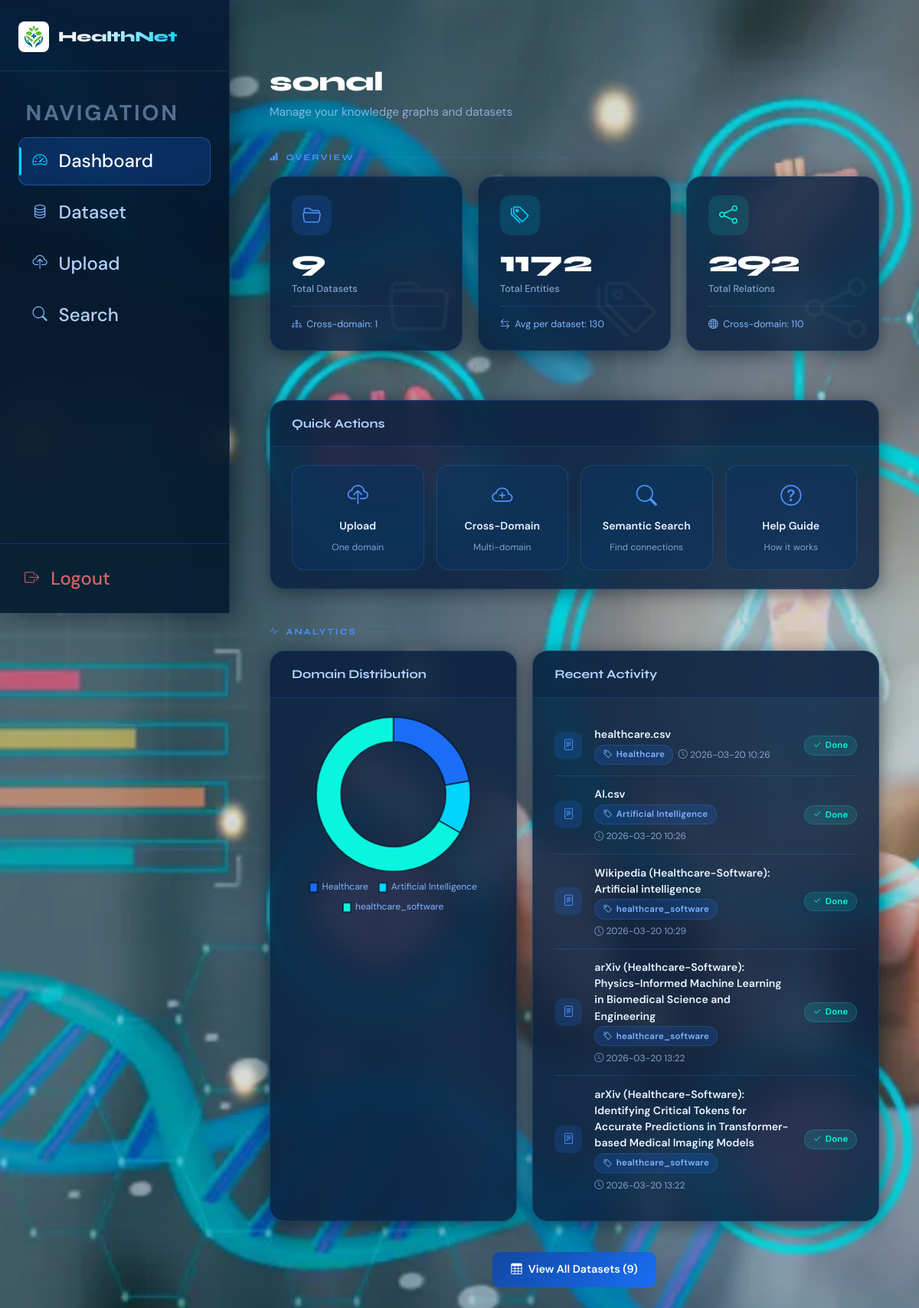
/dashboard (signed in), run on the app's committed database.
### app.py (models this page shows, shortened)
class User(UserMixin, db.Model):
    __tablename__ = 'users'
    id = db.Column(db.Integer, primary_key=True)
    username = db.Column(db.String(80), unique=True, nullable=False)
    email = db.Column(db.String(120), unique=True, nullable=False)
    password_hash = db.Column(db.String(200), nullable=False)
    is_admin = db.Column(db.Boolean, default=False)
    created_at = db.Column(db.DateTime, default=datetime.utcnow)
    datasets = db.relationship('Dataset', backref='user', lazy=True, cascade='all, delete-orphan')

class Dataset(db.Model):
    __tablename__ = 'datasets'
    id = db.Column(db.Integer, primary_key=True)
    name = db.Column(db.String(200), nullable=False)
    domain = db.Column(db.String(50), nullable=False)
    filename = db.Column(db.String(200), nullable=False)
    user_id = db.Column(db.Integer, db.ForeignKey('users.id'), nullable=False)
    uploaded_at = db.Column(db.DateTime, default=datetime.utcnow)
    processed = db.Column(db.Boolean, default=False)
    source_type = db.Column(db.String(50), default='upload')  # 'upload', 'wikipedia', 'arxiv'
    source_url = db.Column(db.String(500), nullable=True)  # Original source URL
    entities = db.relationship('Entity', backref='dataset', lazy=True, cascade='all, delete-orphan')
    relations = db.relationship('Relation', backref='dataset', lazy=True, cascade='all, delete-orphan')

### app.py (the view)
@app.route('/dashboard')
@login_required
def dashboard():
    datasets = Dataset.query.filter_by(user_id=current_user.id).all()
    cross_domain_datasets = 0
    cross_domain_relations = 0
    for dataset in datasets:
        if any(r.relation_type in ['same_as', 'related_to'] for r in dataset.relations):
            cross_domain_datasets += 1
    cross_domain_relations = Relation.query.filter(
        Relation.dataset_id.in_([d.id for d in datasets]),
        Relation.relation_type.in_(['same_as', 'related_to', 'works_for', 'employs', 'lives_in', 'located_in'])
    ).count()
    wikipedia_datasets = sum(1 for d in datasets if d.source_type == 'wikipedia')
    arxiv_datasets = sum(1 for d in datasets if d.source_type == 'arxiv')
    stats = {
        'total_datasets': len(datasets),
        'total_entities': Entity.query.join(Dataset).filter(Dataset.user_id == current_user.id).count(),
        'total_relations': Relation.query.join(Dataset).filter(Dataset.user_id == current_user.id).count(),
        'cross_domain_datasets': cross_domain_datasets,
        'cross_domain_relations': cross_domain_relations,
        'wikipedia_datasets': wikipedia_datasets,
        'arxiv_datasets': arxiv_datasets
    }
    return render_template('dashboard.html', datasets=datasets, stats=stats)

### app.py (called while the page is built)
@login_manager.user_loader
def load_user(user_id):
    return User.query.get(int(user_id))

### templates/dashboard.html (shortened to what this page needs)
{% extends "base.html" %}
{% block content %}
<div class="dashboard-wrapper">
  <div class="dashboard-header">
    <h2>{{ current_user.username }}</h2>
    <p>Manage your knowledge graphs and datasets</p>
  </div>
  <div class="section-label"><i class="bi bi-bar-chart-fill"></i> Overview</div>
  <div class="stats-grid">
    <div class="stat-card blue">
      <i class="bi bi-folder stat-bg-icon"></i>
      <div class="stat-icon"><i class="bi bi-folder2-open"></i></div>
      <div class="stat-value">{{ stats.total_datasets }}</div>
      <div class="stat-label">Total Datasets</div>
      <div class="stat-sub">
        <i class="bi bi-diagram-3"></i> Cross-domain: {{ stats.cross_domain_datasets|default(0) }}
      </div>
    </div>
    <div class="stat-card teal">
      <i class="bi bi-tags stat-bg-icon"></i>
      <div class="stat-icon"><i class="bi bi-tags"></i></div>
      <div class="stat-value">{{ stats.total_entities }}</div>
      <div class="stat-label">Total Entities</div>
      <div class="stat-sub">
        <i class="bi bi-arrow-left-right"></i> Avg per dataset:
        {{ (stats.total_entities / stats.total_datasets)|round|int if stats.total_datasets > 0 else 0 }}
      </div>
    </div>
    <div class="stat-card green">
      <i class="bi bi-share stat-bg-icon"></i>
      <div class="stat-icon"><i class="bi bi-share"></i></div>
      <div class="stat-value">{{ stats.total_relations }}</div>
      <div class="stat-label">Total Relations</div>
      <div class="stat-sub">
        <i class="bi bi-globe"></i> Cross-domain: {{ stats.cross_domain_relations|default(0) }}
      </div>
    </div>
  </div>
  <br class="row-2col" style="animation: fadeSlideUp .65s ease .15s both;">
    <div class="glass-card">
      <div class="card-head"><h5>Quick Actions</h5></div>
      <div class="card-body-inner">
        <div class="quick-actions-grid">
          <a href="{{ url_for('upload') }}" class="action-btn">
            <i class="bi bi-cloud-upload"></i>
            <span>Upload</span>
            <small>One domain</small>
          </a>
          <a href="{{ url_for('upload_multi') }}" class="action-btn">
            <i class="bi bi-cloud-plus"></i>
            <span>Cross-Domain</span>
            <small>Multi-domain</small>
          </a>
          <a href="{{ url_for('search') }}" class="action-btn">
            <i class="bi bi-search"></i>
            <span>Semantic Search</span>
            <small>Find connections</small>
          </a>
          <a href="#" class="action-btn" data-bs-toggle="modal" data-bs-target="#helpModal">
            <i class="bi bi-question-circle"></i>
            <span>Help Guide</span>
            <small>How it works</small>
          </a>
        </div>
      </div>
    </div>
    <br></br>
  <div class="section-label"><i class="bi bi-activity"></i> Analytics</div>
  <div class="chart-row">
    <div class="glass-card">
      <div class="card-head"><h5>Domain Distribution</h5></div>
      <div class="card-body-inner">
        <canvas id="domainChart" height="220"></canvas>
      </div>
    </div>
    <div class="glass-card">
      <div class="card-head"><h5>Recent Activity</h5></div>
      <div class="card-body-inner">
        {% for dataset in datasets[:5] %}
        <div class="timeline-item">
          <div class="timeline-dot"><i class="bi bi-file-text"></i></div>
          <div style="flex:1; min-width:0;">
            <div class="timeline-name">{{ dataset.name }}</div>
            <div class="timeline-meta">
              <span class="pill pill-blue"><i class="bi bi-tag"></i>{{ dataset.domain }}</span>
              <span><i class="bi bi-clock"></i> {{ dataset.uploaded_at.strftime('%Y-%m-%d %H:%M') }}</span>
            </div>
          </div>
          {% if dataset.processed %}
          <span class="pill pill-teal"><i class="bi bi-check2"></i> Done</span>
          {% else %}
          <span class="processing-pulse"><div class="dot-pulse"></div> Processing</span>
          {% endif %}
        </div>
        {% endfor %}
      </div>
    </div>
  </div>
  <div class="datasets-link-container">
    <a href="{{ url_for('datasets') }}" class="view-all-btn">
      <i class="bi bi-table"></i> View All Datasets ({{ datasets|length }})
    </a>
  </div>
</div>
{% endblock %}
{% block extra_js %}
<script>
document.addEventListener('DOMContentLoaded', function () {
  const domains = {};
  {% for dataset in datasets %}
    domains['{{ dataset.domain }}'] = (domains['{{ dataset.domain }}'] || 0) + 1;
  {% endfor %}
  const ctx = document.getElementById('domainChart').getContext('2d');
  new Chart(ctx, {
    type: 'doughnut',
    data: {
      labels: Object.keys(domains),
      datasets: [{
        data: Object.values(domains),
        backgroundColor: [
          '#1a6ef5','#00d4ff','#0af5e0','#4d93ff',
          '#0a4fb5','#80b4ff','#055db0','#b3d2ff'
        ],
        borderColor: 'rgba(2,11,26,.6)',
        borderWidth: 2,
        hoverOffset: 6
      }]
    },
    options: {
      responsive: true,
      cutout: '68%',
      plugins: {
        legend: {
          position: 'bottom',
          labels: {
            color: '#80b4ff',
            font: { family: "'DM Sans', sans-serif", size: 12 },
            boxWidth: 10,
            padding: 14
          }
        }
      }
    }
  });
});
setInterval(function () {
  if (document.querySelectorAll('.processing-pulse').length > 0) location.reload();
}, 5000);
</script>
{% endblock %}

### templates/base.html (shortened to what this page needs)
<!DOCTYPE html>
<html lang="en">
<head>
    <link href="https://cdn.jsdelivr.net/npm/bootstrap@5.3.0/dist/css/bootstrap.min.css" rel="stylesheet">
    <link rel="stylesheet" href="https://cdn.jsdelivr.net/npm/bootstrap-icons@1.11.0/font/bootstrap-icons.css">
    <link rel="stylesheet" href="{{ url_for('static', filename='css/style.css') }}">
</head>
<body>
<div class="page-wrapper">
    {% if current_user.is_authenticated %}
    <aside class="sidebar" id="sidebar">
        <div class="sidebar-brand">
            <div class="sidebar-logo-row">
                <img class="custom-logo"
                     id="navbarLogo"
                     src="{{ url_for('static', filename='img/infosys logo.avif') }}"
                     alt="Company Logo"
                     onerror="handleLogoError(this)">
                <a class="sidebar-title" href="{{ url_for('dashboard') }}">HealthNet</a>
            </div>
        </div>
        <nav class="sidebar-nav">
            <span class="sidebar-nav-label">Navigation</span>
            <a class="sidebar-link" href="{{ url_for('dashboard') }}">
                <i class="bi bi-speedometer2"></i>
                <span>Dashboard</span>
            </a>
            <a class="sidebar-link" href="{{ url_for('datasets') }}">
                <i class="bi bi-database"></i>
                <span>Dataset</span>
            </a>
            <a class="sidebar-link" href="{{ url_for('upload') }}">
                <i class="bi bi-cloud-upload"></i>
                <span>Upload</span>
            </a>
            <a class="sidebar-link" href="{{ url_for('search') }}">
                <i class="bi bi-search"></i>
                <span>Search</span>
            </a>
        </nav>
        <div class="sidebar-footer">
            <a class="sidebar-link logout" href="{{ url_for('logout') }}">
                <i class="bi bi-box-arrow-right"></i>
                <span>Logout</span>
            </a>
        </div>
    </aside>
    {% endif %}
    <div class="main-content {% if not current_user.is_authenticated %}no-sidebar{% endif %}">
        <main class="container mt-4">
            {% block content %}{% endblock %}
        </main>
    </div>
</div>
{% block extra_js %}{% endblock %}
</body>
</html>

### static/css/style.css (style rules this page uses)
body { font-family: 'Segoe UI', Tahoma, Geneva, Verdana, sans-serif; background: linear-gradient(135deg, #f5f7fa 0%, #c3cfe2 100%); min-height: 100vh; margin: 0; padding: 0; }

### data on the page
User: username "sonal"
Dataset: name "healthcare.csv", domain "Healthcare", uploaded_at "2026-03-20 10:26", processed True (drawn)
Dataset: name "AI.csv", domain "Artificial Intelligence", uploaded_at "2026-03-20 10:26", processed True (drawn)
Dataset: name "Wikipedia (Healthcare-Software): Artificial intelligence", domain "healthcare_software", uploaded_at "2026-03-20 10:29", processed True (drawn)
Dataset: name "arXiv (Healthcare-Software): Physics-Informed Machine Learning in Biomedical Science and Engineering", domain "healthcare_software", uploaded_at "2026-03-20 13:22", processed True (drawn)
Dataset: name "arXiv (Healthcare-Software): Identifying Critical Tokens for Accurate Predictions in Transformer-based Medical Imaging Models", domain "healthcare_software", uploaded_at "2026-03-20 13:22", processed True (drawn)

### other printed values
{{ stats.total_datasets }} "9"
{{ stats.cross_domain_datasets|default(0) }} "1"
{{ stats.total_entities }} "1172"
{{ stats.total_relations }} "292"
{{ stats.cross_domain_relations|default(0) }} "110"
{{ datasets|length }} "9"
chart data {{ dataset.domain }} Healthcare, Artificial Intelligence, healthcare_software, healthcare_software, healthcare_software, healthcare_software, healthcare_software, Healthcare, healthcare_software
